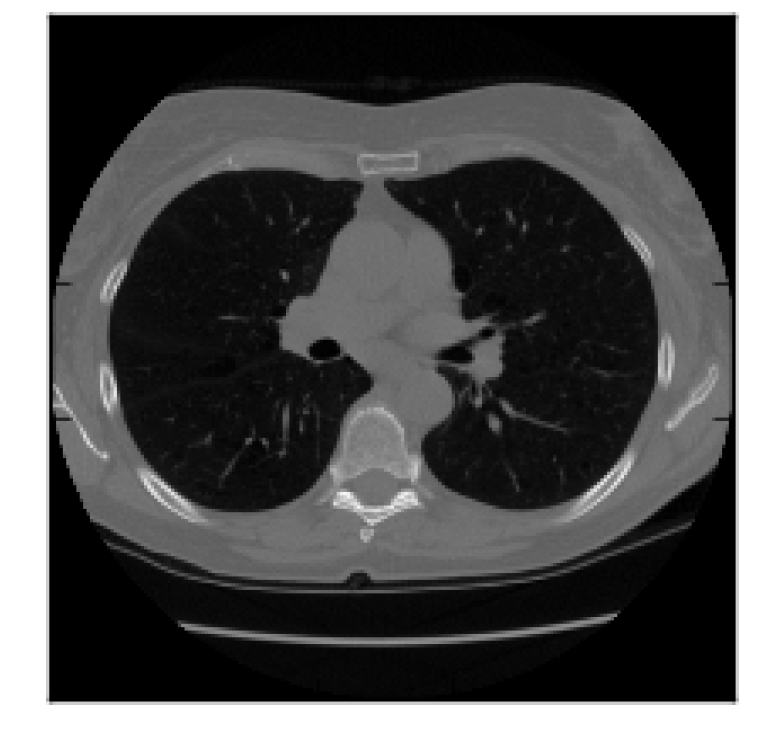
#> input picture 6-Projeto4/Projeto4/images/image1.png, 768 x 732 px
$ python -i segmentation.py   (imports and definitions only)
#> lines starting #> are read from the running program, lines starting #| are printed output that depends on the picture; after the words box and inside, x2 and y2 are one past the last pixel; in counts of white or black regions, pixels touching at a corner belong together
#> further down, picture is the input picture: shape (732, 768); min 0, max 255, mean 78.4

import numpy as np
from skimage import measure
from sklearn.cluster import KMeans
from skimage.transform import resize
from skimage import morphology


def segment_lungs(img, nodule_mask=None):
    mean = np.mean(img)
#> mean = 78.44
    std = np.std(img)
#> std = 87.8
    img = (img - mean) / std
    img = img.astype(np.float64)
    middle = img[100:400, 100:400]
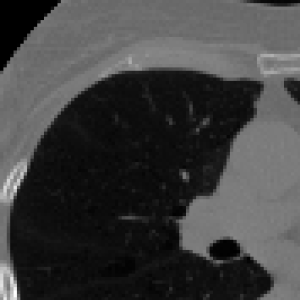
#> middle: shape (300, 300) float64; min -0.893, max 1.71, mean -0.238; drawn with min black and max white
    mean = np.mean(middle)
#> mean = -0.238
    img_max = np.max(img)
#> img_max = 2.01
    img_min = np.min(img)
#> img_min = -0.893

    img[img == img_max] = mean
    img[img == img_min] = mean
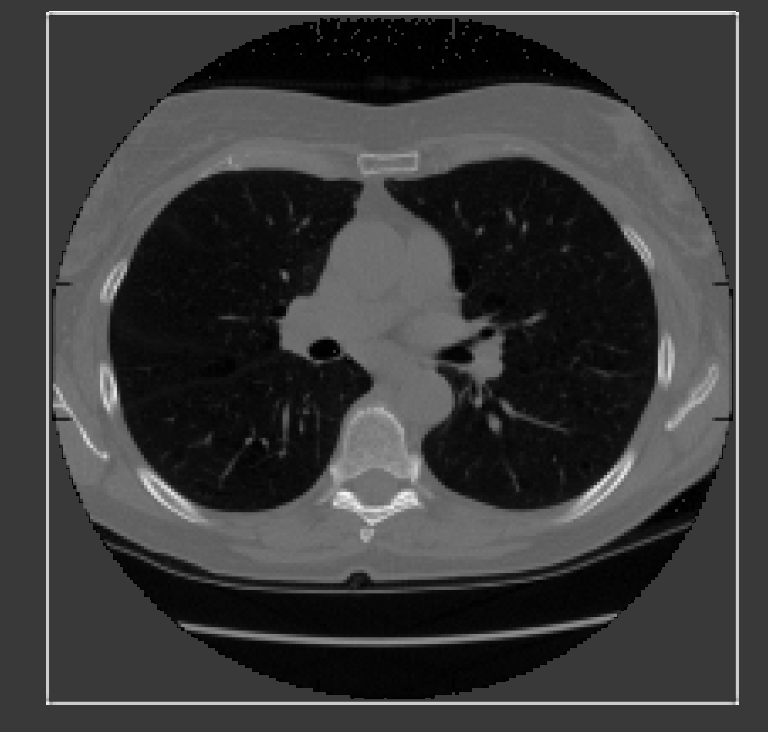
#> img: shape (732, 768) float64; min -0.882, max 2, mean -0.21; drawn with min black and max white

    kmeans = KMeans(n_clusters=2).fit(np.reshape(middle, [np.prod(middle.shape), 1]))
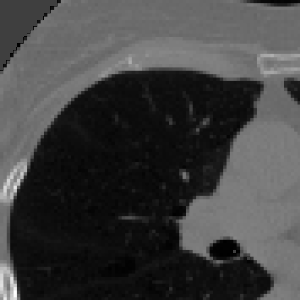
#> middle: shape (300, 300) float64; 2.19% of pixels changed, all inside (x1, y1, x2, y2) = (0, 0, 250, 260); drawn with min black and max white
    centers = sorted(kmeans.cluster_centers_.flatten())
#> centers = [-0.695, 0.304]
    threshold = np.mean(centers)
#> threshold = -0.196
    thresh_img = np.where(img < threshold, 1.0, 0.0)
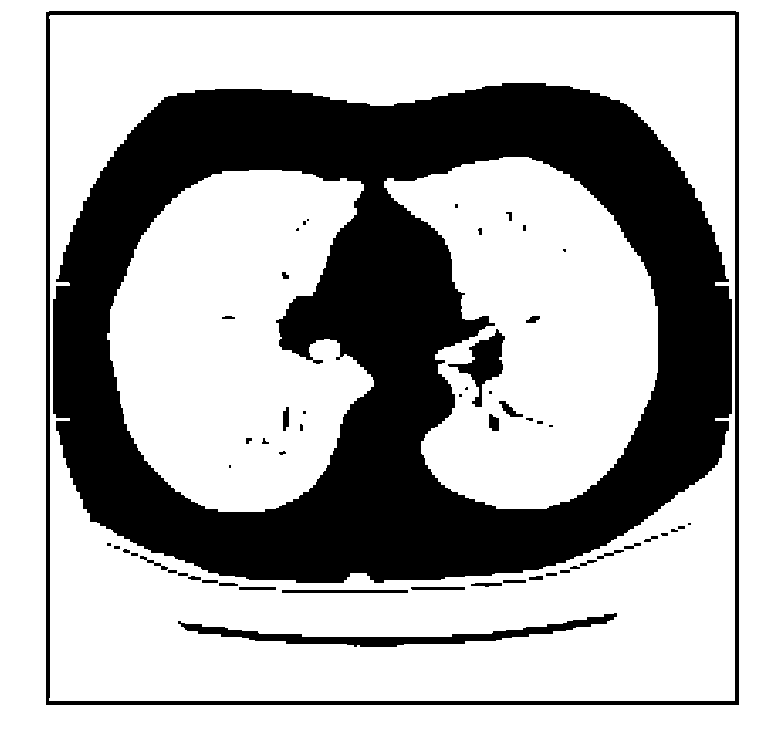
#> thresh_img: shape (732, 768) float64; values 0 (black) and 1 (white), 67.6% white; 57 black regions (19 under 20 px), largest, box (x1, y1, x2, y2) and area: (53, 83, 732, 583) 163666, (46, 11, 739, 705) 11020, (178, 613, 617, 647) 3411

    eroded = morphology.erosion(thresh_img, np.ones([4, 4]))
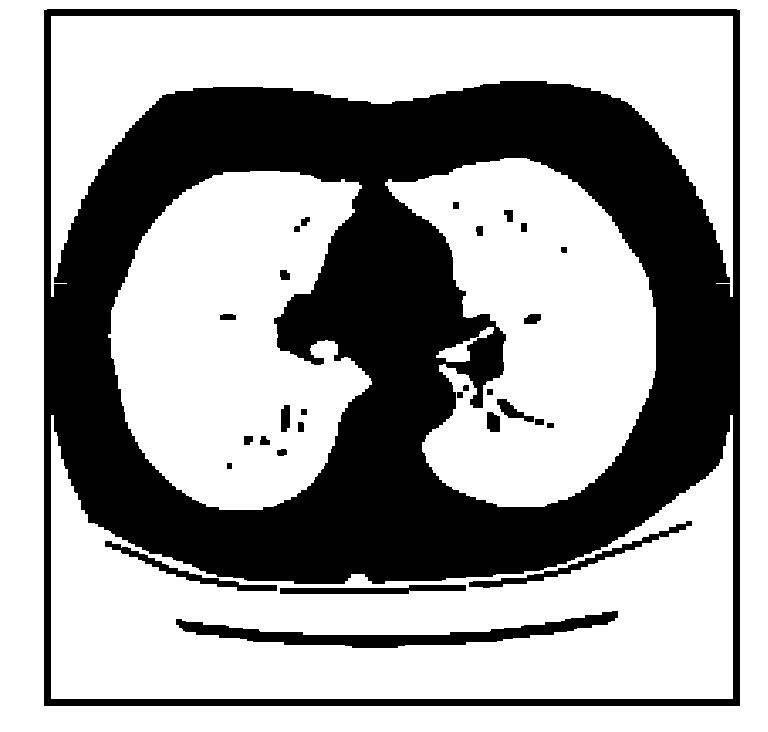
#> eroded: shape (732, 768) float64; values 0 (black) and 1 (white), 63.7% white; 29 black regions, largest, box (x1, y1, x2, y2) and area: (44, 9, 740, 706) 193243, (176, 611, 618, 648) 4893, (469, 521, 692, 588) 1439
    dilation = morphology.dilation(eroded, np.ones([10, 10]))
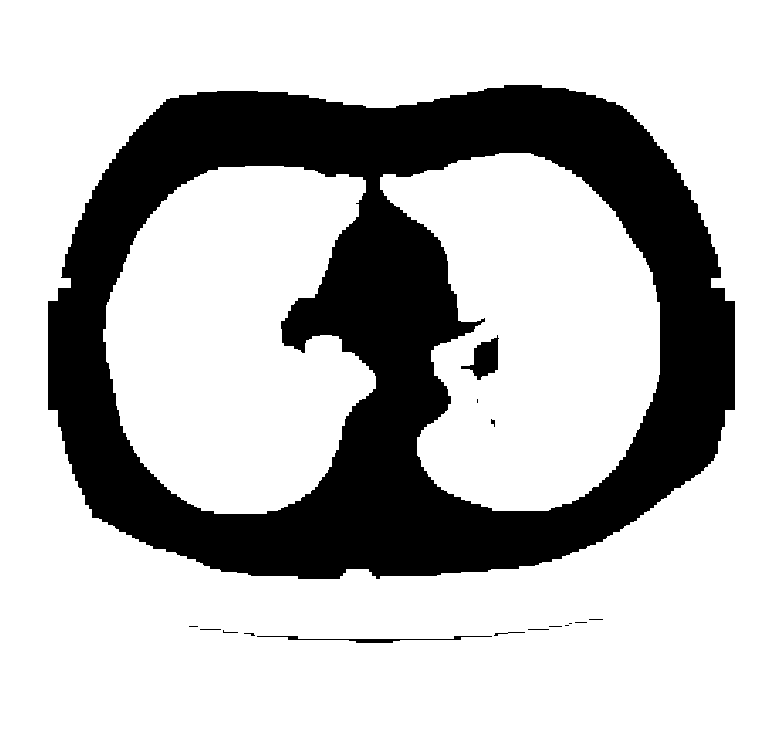
#> dilation: shape (732, 768) float64; values 0 (black) and 1 (white), 73.2% white; 16 black regions (9 under 20 px)

    labels = measure.label(dilation)
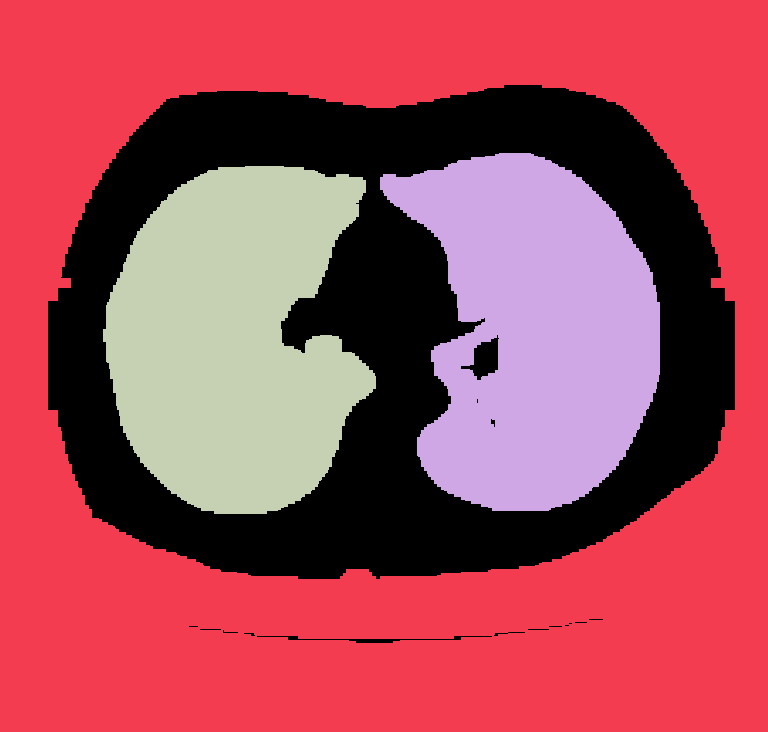
#> labels: shape (732, 768) int64; 4 distinct labels, from 0 to 3; one colour per label, 0 black
    regions = measure.regionprops(labels)
#> regions = 3 regions; box (x1, y1, x2, y2) and area: (0, 0, 768, 732) 274785, (103, 166, 376, 514) 68987, (380, 153, 660, 511) 67860
    good_labels = []
    for prop in regions:
        B = prop.bbox
        if B[2] - B[0] < 475 and B[3] - B[1] < 475 and B[0] > 40 and B[2] < 472:
            good_labels.append(prop.label)
#> this loop made 3 passes
#> B on passes 1 to 3: (0, 0, 732, 768), (153, 380, 511, 660), (166, 103, 514, 376)
#> after the loop, good_labels = []
    mask = np.ndarray([512, 512], dtype=np.int8)
    mask[:] = 0

    for N in good_labels:
        mask += np.where(labels == N, 1, 0)
#> this loop made 0 passes
#> mask: shape (512, 512) int8; every value is 0

    mask = morphology.dilation(mask, np.ones([10, 10]))

#> (the run stopped early here; a loop or call above may not have finished)

$ run again, on 6-Projeto4/Projeto4/images/image2.png
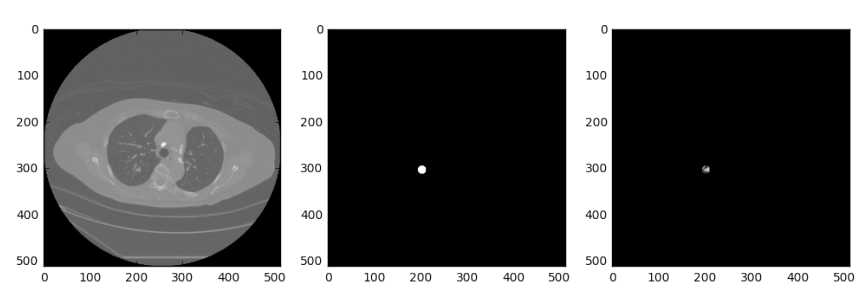
#> input picture 6-Projeto4/Projeto4/images/image2.png, 1734 x 594 px (shown at 1/2 size)
#> picture is the input picture: shape (594, 1734); min 0, max 255, mean 104.5
#> in segment_lungs, `mean = np.mean(img)`: mean = 104.5
#> std = 112.9
#> in segment_lungs, `mean = np.mean(middle)`: mean = 0.0682
#> img_max = 1.33
#> img_min = -0.926
#> in segment_lungs, `kmeans = KMeans(n_clusters=2).fit(np.reshape(middle, [np.prod(middle.s..`:
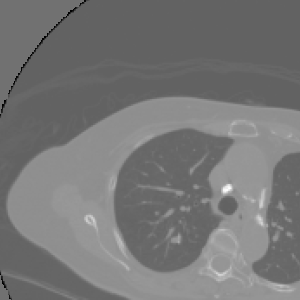
#> middle: shape (300, 300) float64; min -0.917, max 1.29, mean 0.112; drawn with min black and max white
#> centers = [-0.0319, 0.357]
#> threshold = 0.163
#> thresh_img: shape (594, 1734) float64; values 0 (black) and 1 (white), 92.5% white; 278 black regions (95 under 20 px), largest, box (x1, y1, x2, y2) and area: (107, 197, 550, 416) 51481, (653, 57, 1134, 536) 4288, (1222, 57, 1703, 536) 3820
#> eroded: shape (594, 1734) float64; values 0 (black) and 1 (white), 88.1% white; 75 black regions (5 under 20 px), largest, box (x1, y1, x2, y2) and area: (105, 195, 551, 417) 55442, (651, 55, 1135, 537) 10028, (1220, 55, 1704, 537) 9559
#> dilation: shape (594, 1734) float64; values 0 (black) and 1 (white), 95.5% white; 55 black regions (13 under 20 px)
#> in segment_lungs, `labels = measure.label(dilation)`:
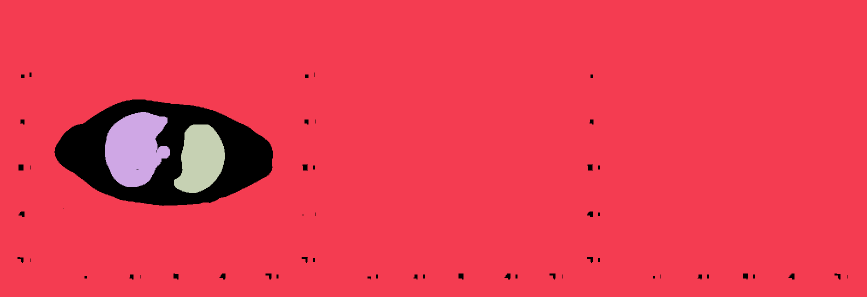
#> labels: shape (594, 1734) int64 (shown at 1/2 size); 4 distinct labels, from 0 to 3; one colour per label, 0 black
#> regions = 3 regions; box (x1, y1, x2, y2) and area: (0, 0, 1734, 594) 959031, (210, 224, 340, 374) 14170, (348, 249, 450, 386) 9988
#> the loop in segment_lungs, `for prop in regions:` made 3 passes
#> B on passes 1 to 3: (0, 0, 594, 1734), (224, 210, 374, 340), (249, 348, 386, 450)
#> after the loop in segment_lungs, `for prop in regions:`: good_labels = [2, 3]
#> the loop in segment_lungs, `for N in good_labels:` made 1 pass
#> N on pass 1: 2

$ run again, on 6-Projeto4/Projeto4/images/image3.png
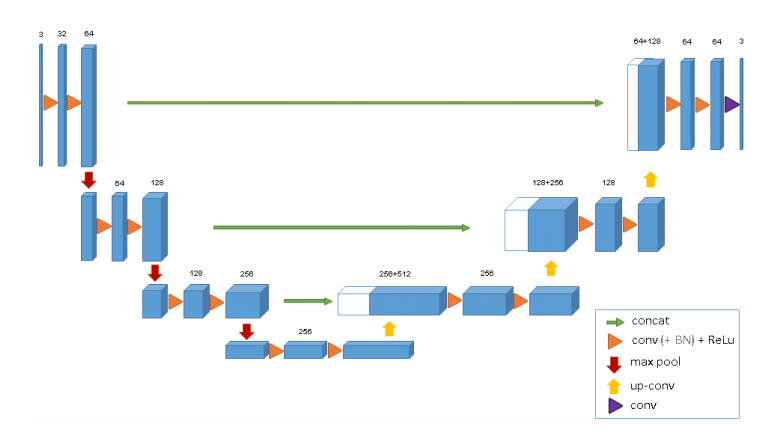
#> input picture 6-Projeto4/Projeto4/images/image3.png, 1568 x 878 px (shown at 1/2 size)
#> in segment_lungs, `mean = np.mean(img)`: mean = 242.6
#> std = 36.1
#> in segment_lungs, `mean = np.mean(middle)`: mean = -0.229
#> img_max = 0.345
#> img_min = -6.72
#> in segment_lungs, `kmeans = KMeans(n_clusters=2).fit(np.reshape(middle, [np.prod(middle.s..`:
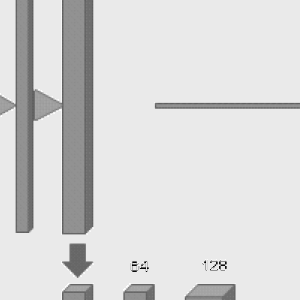
#> middle: shape (300, 300) float64; min -6.39, max 0.317, mean -0.691; drawn with min black and max white
#> centers = [-2.86, -0.233]
#> threshold = -1.55
#> thresh_img: shape (878, 1568) float64; values 0 (black) and 1 (white), 10.5% white; 188 white regions (76 under 20 px), largest, box (x1, y1, x2, y2) and area: (87, 87, 193, 335) 13256, (1009, 394, 1156, 504) 10698, (1255, 116, 1330, 302) 10042
#> eroded: shape (878, 1568) float64; values 0 (black) and 1 (white), 8.6% white; 38 white regions, largest, box (x1, y1, x2, y2) and area: (116, 88, 191, 333) 11044, (1057, 395, 1154, 502) 9732, (1277, 117, 1328, 300) 9094
#> dilation: shape (878, 1568) float64; values 0 (black) and 1 (white), 13% white; 14 white regions
#> in segment_lungs, `labels = measure.label(dilation)`:
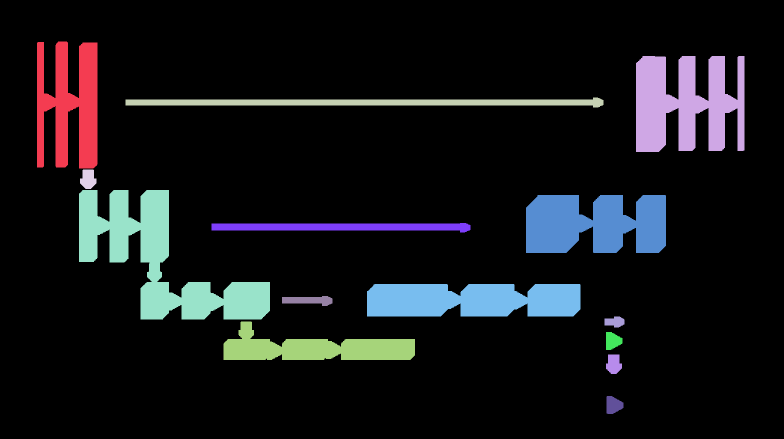
#> labels: shape (878, 1568) int64 (shown at 1/2 size); 15 distinct labels, from 0 to 14; one colour per label, 0 black
#> regions = 14 regions; largest, box (x1, y1, x2, y2) and area: (158, 380, 540, 639) 37351, (1272, 112, 1489, 304) 28754, (1052, 390, 1332, 506) 26621, (734, 568, 1161, 633) 25113, (74, 83, 195, 337) 20298
#> the loop in segment_lungs, `for prop in regions:` made 14 passes
#> B on passes 1 to 8: (83, 74, 337, 195), (112, 1272, 304, 1489), (195, 251, 215, 1207), (339, 160, 378, 193), (380, 158, 639, 540), (390, 1052, 506, 1332), (446, 423, 465, 941), (568, 734, 633, 1161)
#> after the loop in segment_lungs, `for prop in regions:`: good_labels = [1, 2, 4]
#> the loop in segment_lungs, `for N in good_labels:` made 1 pass

$ run again, on 6-Projeto4/Projeto4/images/image4.png
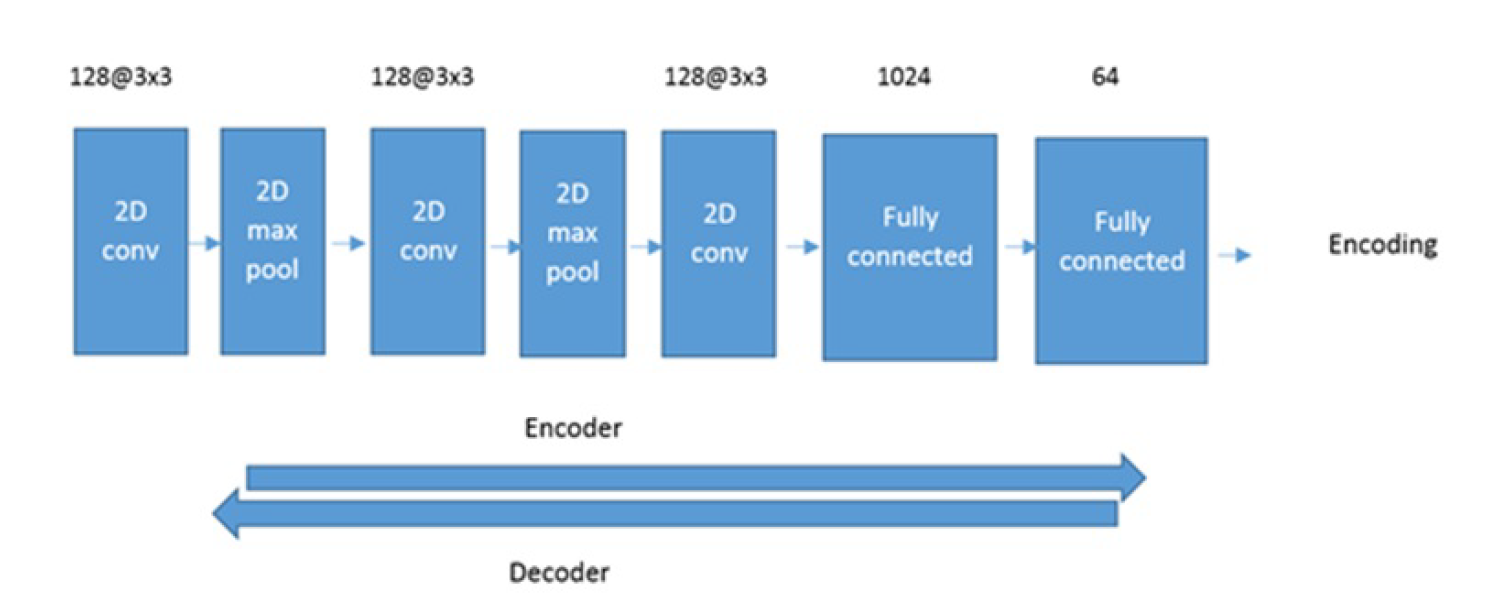
#> input picture 6-Projeto4/Projeto4/images/image4.png, 1502 x 602 px
#> in segment_lungs, `mean = np.mean(img)`: mean = 223
#> std = 48.94
#> in segment_lungs, `mean = np.mean(middle)`: mean = -0.595
#> img_max = 0.653
#> img_min = -4.56
#> centers = [-1.55, -0.399]
#> threshold = -0.975
#> thresh_img: shape (602, 1502) float64; values 0 (black) and 1 (white), 27.8% white; 78 white regions (3 under 20 px), largest, box (x1, y1, x2, y2) and area: (823, 133, 997, 362) 37890, (1024, 137, 1208, 364) 37370, (649, 130, 777, 358) 25296
#> eroded: shape (602, 1502) float64; values 0 (black) and 1 (white), 24.8% white; 210 white regions (172 under 20 px), largest, box (x1, y1, x2, y2) and area: (824, 134, 995, 360) 35233, (1025, 138, 1206, 362) 34611, (371, 129, 484, 353) 23559
#> dilation: shape (602, 1502) float64; values 0 (black) and 1 (white), 32.8% white; 19 white regions
#> in segment_lungs, `labels = measure.label(dilation)`:
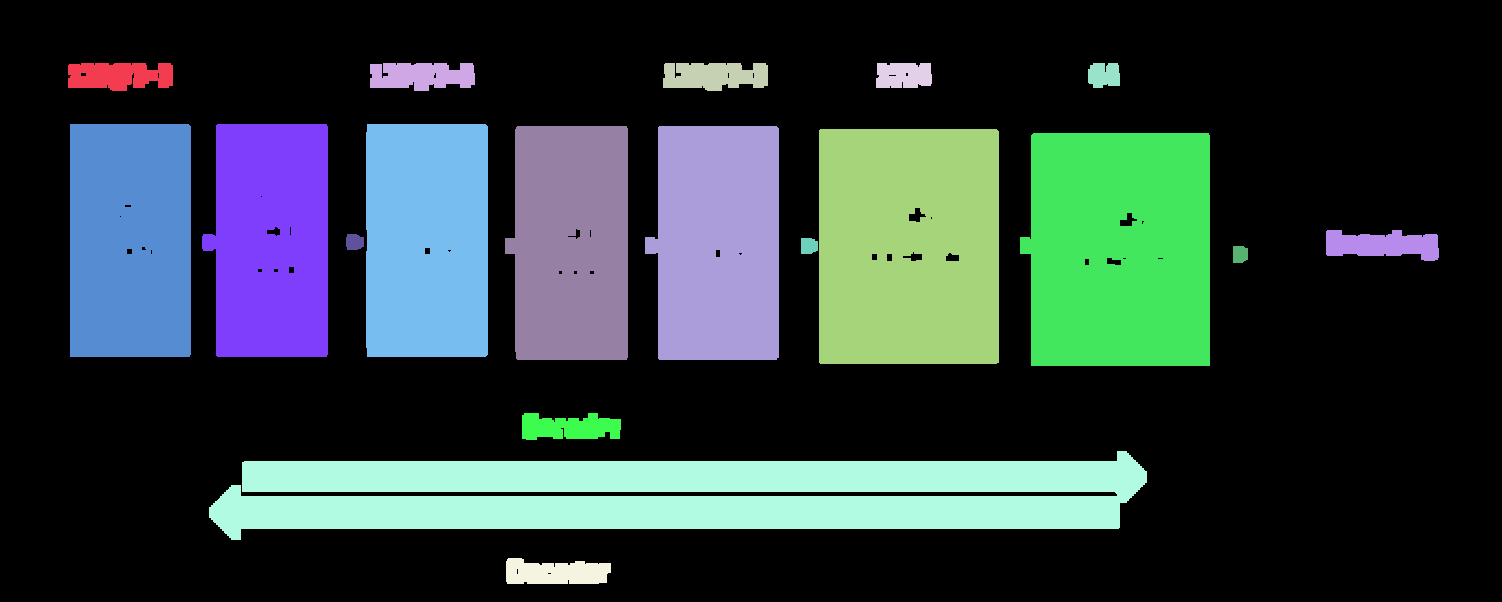
#> labels: shape (602, 1502) int64; 20 distinct labels, from 0 to 19; one colour per label, 0 black
#> regions = 19 regions; largest, box (x1, y1, x2, y2) and area: (209, 451, 1147, 540) 58460, (819, 129, 999, 364) 41926, (1020, 133, 1210, 366) 41660, (645, 126, 779, 360) 28486, (366, 124, 488, 357) 28348
#> the loop in segment_lungs, `for prop in regions:` made 19 passes
#> B on passes 1 to 8: (63, 68, 91, 173), (63, 370, 91, 475), (63, 663, 91, 768), (63, 876, 88, 932), (63, 1088, 88, 1120), (124, 70, 357, 191), (124, 202, 357, 328), (124, 366, 357, 488)
#> after the loop in segment_lungs, `for prop in regions:`: good_labels = [1, 2, 3, 4, 5, 6, 7, 8, 9, 10, 11, 12, 13, 14, 15, 16, 17]
#> the loop in segment_lungs, `for N in good_labels:` made 1 pass
